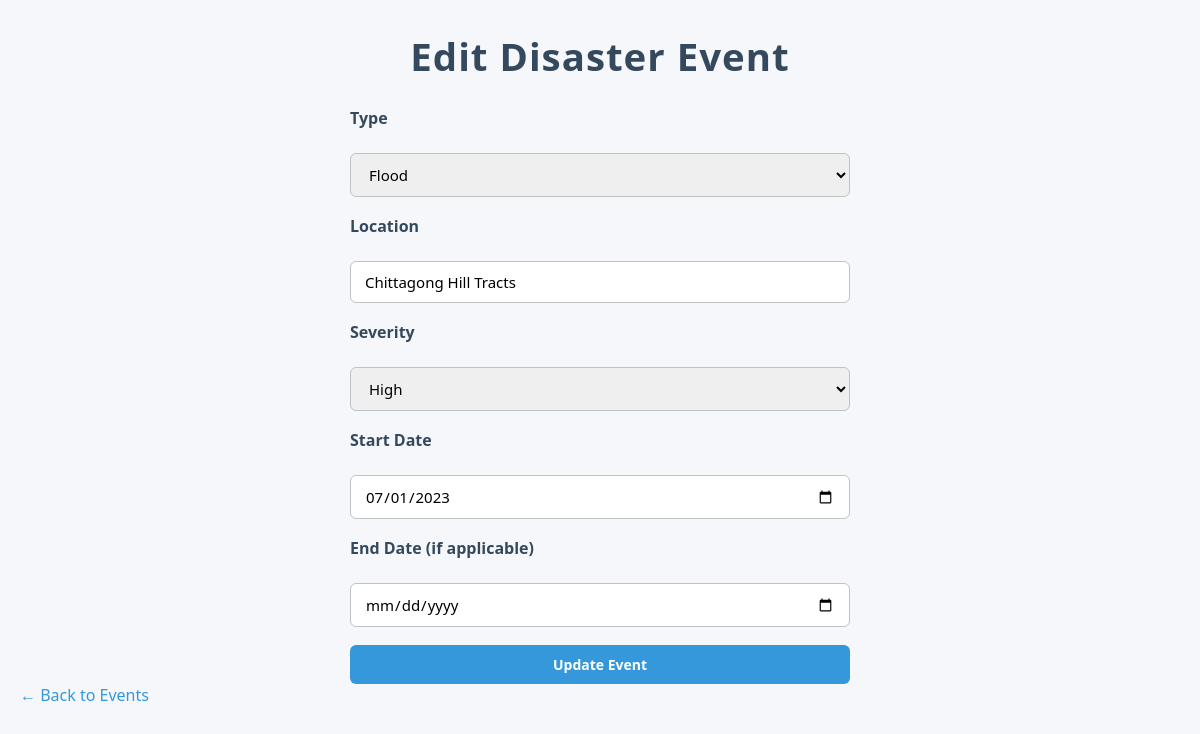
/edit_event.php?id=3, run on the app's committed database.
### tables this page shows
CREATE TABLE Disaster_Events (
    event_id INT AUTO_INCREMENT PRIMARY KEY,
    type VARCHAR(50) NOT NULL,
    location VARCHAR(100) NOT NULL,
    severity VARCHAR(20) NOT NULL,
    start_date DATE NOT NULL,
    end_date DATE
);

### edit_event.php (the view, shortened to what this page needs)
<?php
include 'db_connect.php';
$id = isset($_GET['id']) ? intval($_GET['id']) : 0;
$result = $conn->query("SELECT * FROM Disaster_Events WHERE event_id = $id LIMIT 1");
$event = $result->fetch_assoc();
?>
<!DOCTYPE html>
<html>
<head>
    <link rel="stylesheet" href="css/style.css">
</head>
<body>
    <h1>Edit Disaster Event</h1>
    <form action="update_event.php" method="POST" class="form">
        <label>Type</label>
        <select name="type" required>
            <option value="Flood" <?= $event['type']=='Flood'?'selected':'' ?>>Flood</option>
        </select>
        <label>Location</label>
        <input type="text" name="location" value="<?= $event['location'] ?>" required>
        <label>Severity</label>
        <select name="severity" required>
            <option value="High" <?= $event['severity']=='High'?'selected':'' ?>>High</option>
        </select>
        <label>Start Date</label>
        <input type="date" name="start_date" value="<?= $event['start_date'] ?>" required>
        <label>End Date (if applicable)</label>
        <input type="date" name="end_date" value="<?= $event['end_date'] ?>">
        <button type="submit" class="btn">Update Event</button>
    </form>
    <p><a href="index.php">← Back to Events</a></p>
</body>
</html>

### style.css (style rules this page uses)
* { margin: 0; padding: 0; box-sizing: border-box; font-family: 'Segoe UI', Tahoma, Geneva, Verdana, sans-serif; }
body { background-color: #f5f7fa; color: #2c3e50; padding: 30px 20px; min-height: 100vh; }
h1 { font-size: 2.4rem; margin-bottom: 25px; color: #34495e; text-align: center; letter-spacing: 1px; }
.btn { display: inline-block; background-color: #3498db; color: #fff; padding: 10px 18px; border-radius: 6px; text-decoration: none; font-weight: 600; transition: background-color 0.3s ease; cursor: pointer; border: none; font-size: 14px; user-select: none; }
form.form { max-width: 500px; margin: 0 auto; display: flex; flex-direction: column; gap: 18px; }
form.form label { font-weight: 600; margin-bottom: 6px; color: #34495e; }
form.form input, form.form textarea, form.form select { padding: 10px 14px; border: 1.5px solid #bdc3c7; border-radius: 6px; font-size: 15px; transition: border-color 0.3s ease; }
a { color: #3498db; text-decoration: none; transition: color 0.3s ease; }

### data on the page
disaster_events: location "Chittagong Hill Tracts", severity "High", start_date "07/01/2023"
